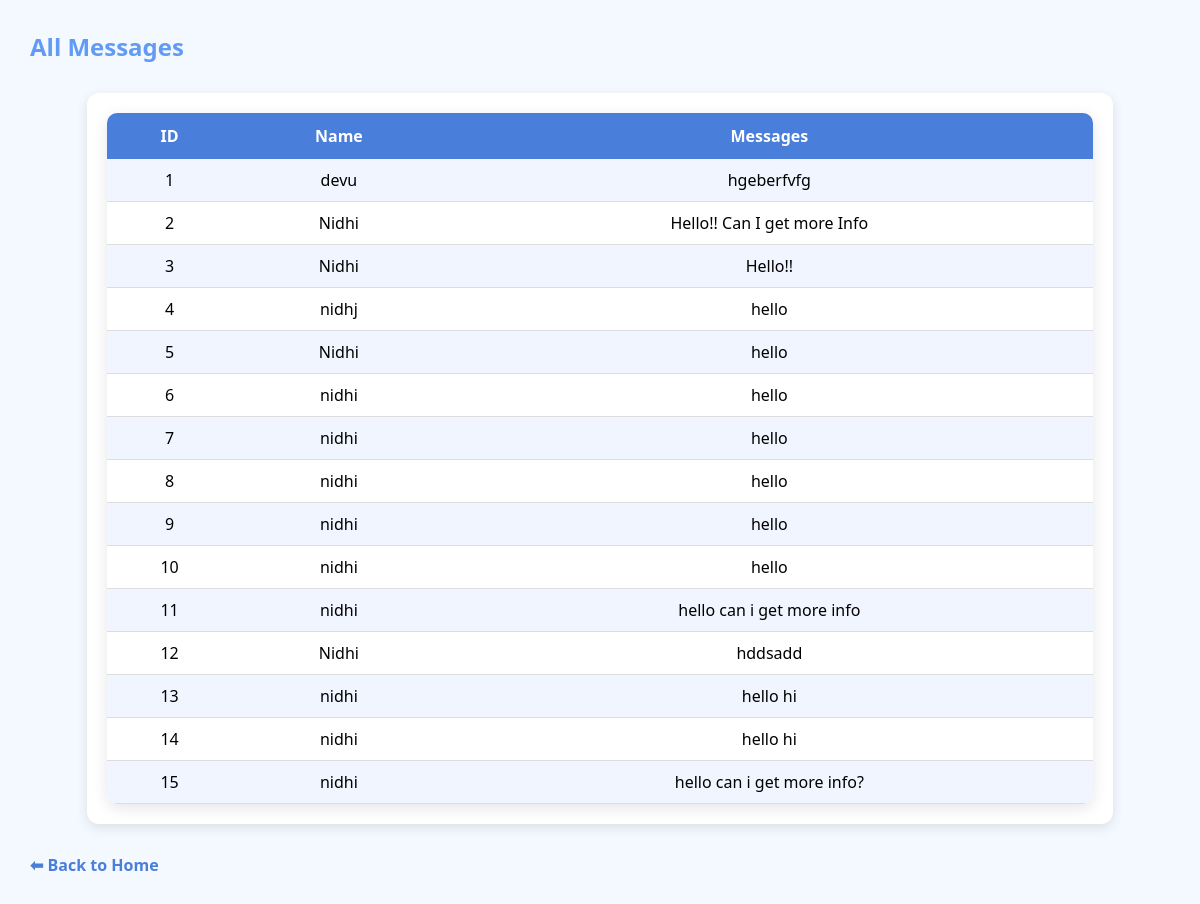
Screenshot of /messages.php (signed in) with the database file from the repository.
### tables this page shows
CREATE TABLE `contact` (
  `id` int(11) NOT NULL,
  `name` varchar(100) DEFAULT NULL,
  `email` varchar(100) DEFAULT NULL,
  `message` text DEFAULT NULL
);

### messages.php (the view, shortened to what this page needs)
<?php
include("db.php");
$result = mysqli_query($conn, "SELECT * FROM contact");
?>
<!DOCTYPE html>
<html>
<head>
    <link rel="stylesheet" href="admin_style.css">
</head>
<body>
<div class="main-content">
    <h2>All Messages</h2>
    <div class="table-container">
        <table>
            <tr>
                <th>ID</th>
                <th>Name</th>
                <th>Messages</th>
            </tr>
            <?php while($row = mysqli_fetch_assoc($result)) { ?>
            <tr>
                <td><?php echo $row['id']; ?></td>
                <td><?php echo $row['name']; ?></td>
                <td><?php echo $row['message']; ?></td>
            </tr>
            <?php } ?>
        </table>
    </div>
    <a class="back-link" href="admin_dashboard.php">⬅ Back to Home</a>
</div>
</body>
</html>

### admin_style.css (style rules this page uses)
* { box-sizing: border-box; margin: 0; padding: 0; }
body { font-family: 'Segoe UI', sans-serif; background: #f4f8ff; display: flex; min-height: 100vh; }
.main-content { flex: 1; padding: 30px; }
.main-content h2 { color: #619bf3; margin-bottom: 15px; }
table { width: 100%; border-collapse: collapse; background: white; border-radius: 10px; overflow: hidden; box-shadow: 0 4px 15px rgba(0,0,0,0.1); }
th, td { padding: 12px; text-align: center; }
th { background: #619bf3; color: white; }
tr:nth-child(even) { background: #f1f5ff; }
td { border-bottom: 1px solid #ddd; }
.table-container { width: 90%; margin: 30px auto; background: #ffffff; padding: 20px; border-radius: 12px; box-shadow: 0 4px 12px rgba(0,0,0,0.1); overflow-x: auto; }
.table-container table { width: 100%; border-collapse: collapse; }
.table-container th { background: #4a7edb; color: #fff; padding: 12px; text-align: center; }
.table-container td { padding: 10px; text-align: center; border-bottom: 1px solid #ddd; }
a { color: #4a7edb; text-decoration: none; font-weight: bold; }

### rows the page displays
contact: id "1", name "devu", message "hgeberfvfg"
contact: id "2", name "Nidhi", message "Hello!! Can I get more Info"
contact: id "3", name "Nidhi", message "Hello!!"
contact: id "4", name "nidhj", message "hello"
contact: id "5", name "Nidhi", message "hello"
contact: id "6", name "nidhi", message "hello"
contact: id "7", name "nidhi", message "hello"
contact: id "8", name "nidhi", message "hello"
contact: id "9", name "nidhi", message "hello"
contact: id "10", name "nidhi", message "hello"
contact: id "11", name "nidhi", message "hello can i get more info"
contact: id "12", name "Nidhi", message "hddsadd"
contact: id "13", name "nidhi", message "hello hi"
contact: id "14", name "nidhi", message "hello hi"
contact: id "15", name "nidhi", message "hello can i get more info?"
